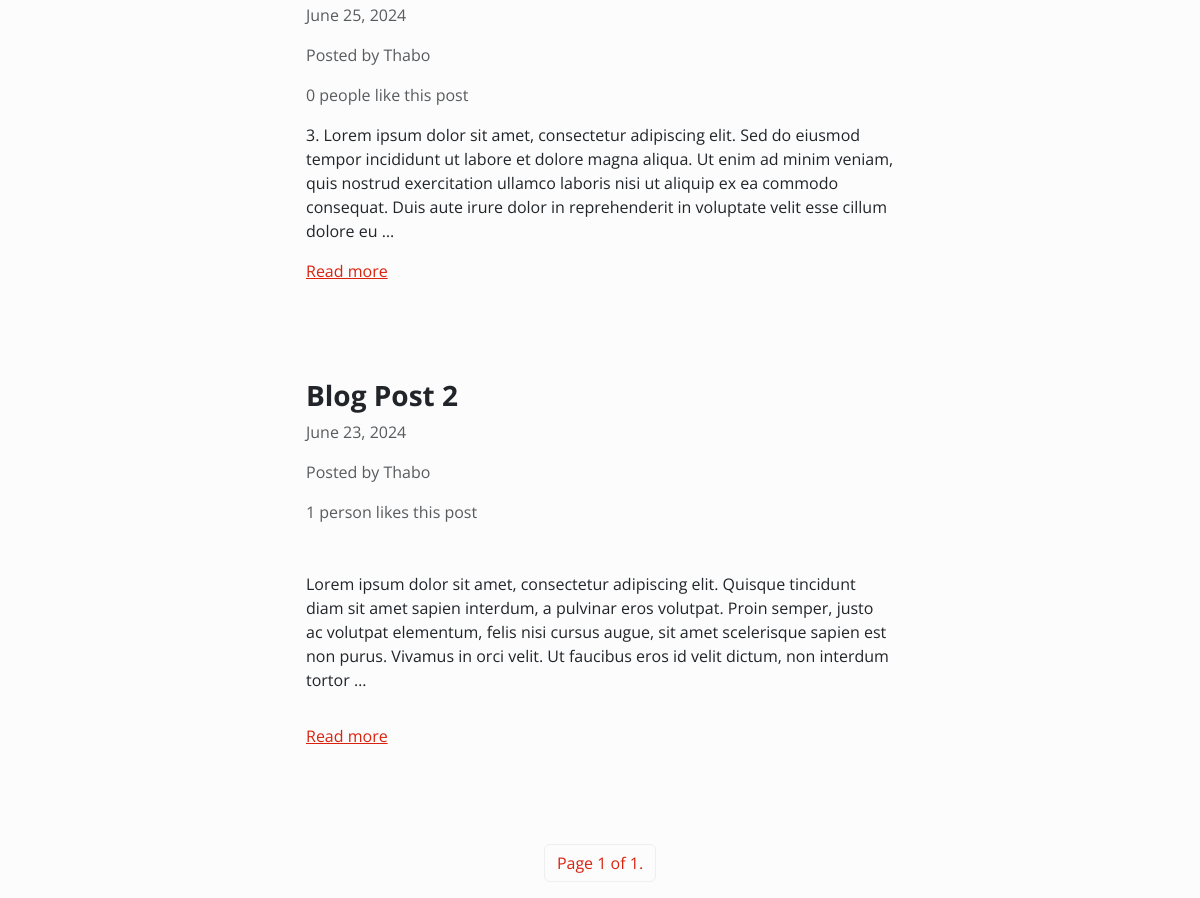
Before: /blog/featured/ (lower part) with the older database file.
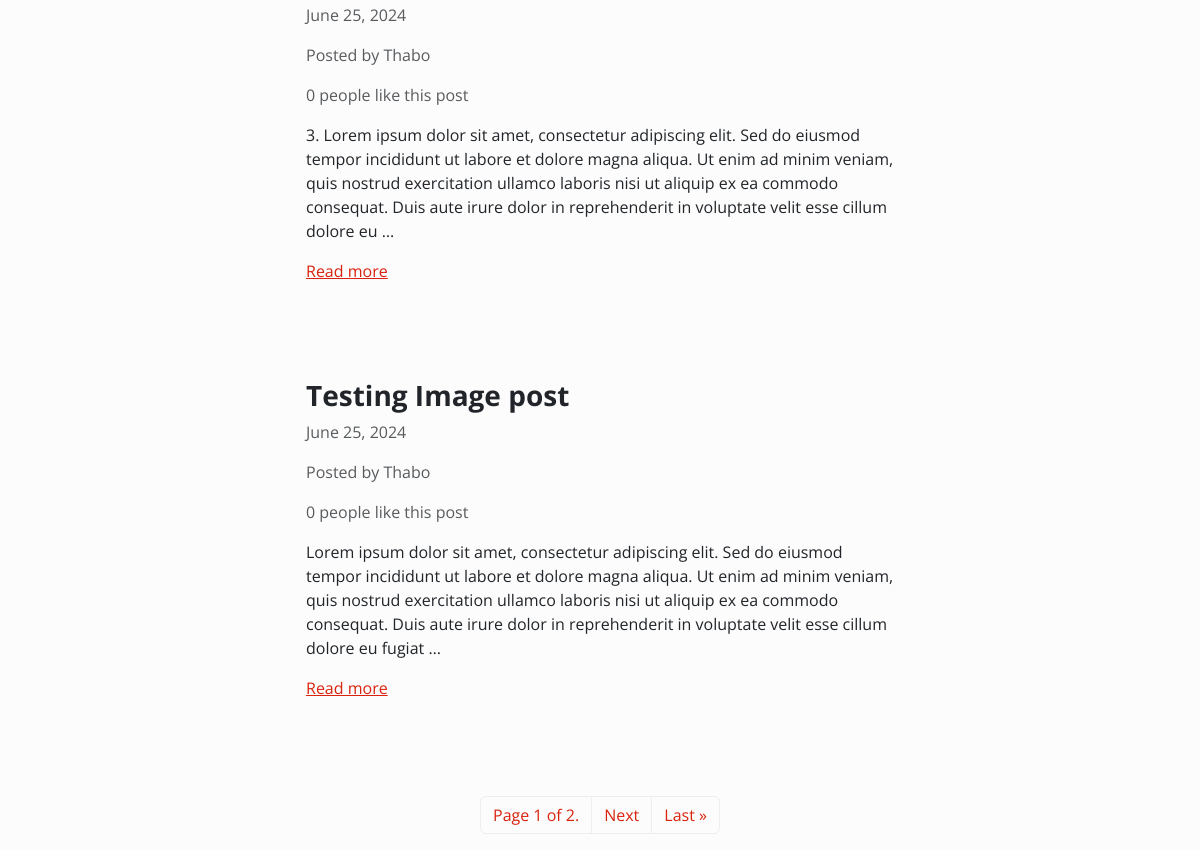
After: the same page with the newer database file.
### blog/models.py (models this page shows)
class Article(models.Model):
    title = models.CharField(max_length=255)
    content = HTMLField()
    date = models.DateField(auto_now_add=True)
    author = models.ForeignKey(User, on_delete=models.CASCADE)
    featured = models.BooleanField(default=False)
    likes = models.ManyToManyField(User, related_name='likes', blank=True)
    image = models.ImageField(upload_to='images/', blank=True, null=True)

### blog/views.py (the view)
# urls.py: path('featured/', Featured.as_view(), name='featured'),
class Featured(ListView):
    model = Article
    queryset = Article.objects.filter(featured=True).order_by('-date')
    template_name = 'blog/featured.html'
    paginate_by = 4

### blog/templates/blog/featured.html (shortened to what this page needs)
{% extends "blog/blog_base.html" %}
{% block content %}
    {% for object in object_list %}
    <div class="row">
        <div class="col-md-6 col-11 mx-md-auto mx-3 mt-5 mb-5">
            <h3 class="fw-bold">{{ object.title }}</h3>
            <p class="text-muted">{{ object.date }}</p>
            <p class="text-muted">Posted by {{ object.author.username }}</p>
            {% if object.likes.count == 1 %}
                <p class="text-muted">{{ object.likes.count }} person likes this post</p>
            {% else %}
                <p class="text-muted">{{ object.likes.count }} people like this post</p>
            {% endif %}
            <div class="my-3">
                {{ object.content|truncatewords_html:50|safe }}
            </div>
            <a href="{% url 'detail_article' object.id %}">Read more</a>
        </div>
    </div>
    {% endfor %}
    <nav>
        <ul class="pagination">
            <div class="mx-auto d-flex flex-row mt-5">
                <li class="page-item">
                    <a href="#" class="page-link">Page {{ page_obj.number }} of {{ page_obj.paginator.num_pages }}.</a>
                </li>
                {% if page_obj.has_next %}
                    <li class="page-item">
                        <a class="page-link" href="?page={{ page_obj.next_page_number }}">Next</a>
                    </li>
                    <li class="page-item">
                        <a href="?page={{ page_obj.paginator.num_pages }}" class="page-link">Last &raquo;</a>
                    </li>
                {% endif %}
            </div>
        </ul>
    </nav>
{% endblock %}

Changed rows visible on the page:
no longer on this page (row unchanged): Article: title "Blog Post 2", date "June 23, 2024", author.username "Thabo", likes.count "1", content "Lorem ipsum dolor sit amet, consectetur adipiscing elit. Quisque tincidunt diam sit amet sapien interdum, a pulvinar eros volutpat. Proin semper, justo ac volutpat elementum, felis nisi cursus augue, sit amet scelerisque sapien est non purus. Vivamus in orci velit. Ut faucibus eros id velit dictum, non interdum tortor …"
added Article: title "Testing Image post", date "June 25, 2024", author.username "Thabo", likes.count "0", content "Lorem ipsum dolor sit amet, consectetur adipiscing elit. Sed do eiusmod tempor incididunt ut labore et dolore magna aliqua. Ut enim ad minim veniam, quis nostrud exercitation ullamco laboris nisi ut aliquip ex ea commodo consequat. Duis aute irure dolor in reprehenderit in voluptate velit esse cillum dolore eu fugiat …"
Other visible differences:
{{ page_obj.paginator.num_pages }}: "1" → "2"
text now shown: "Next Last »"
